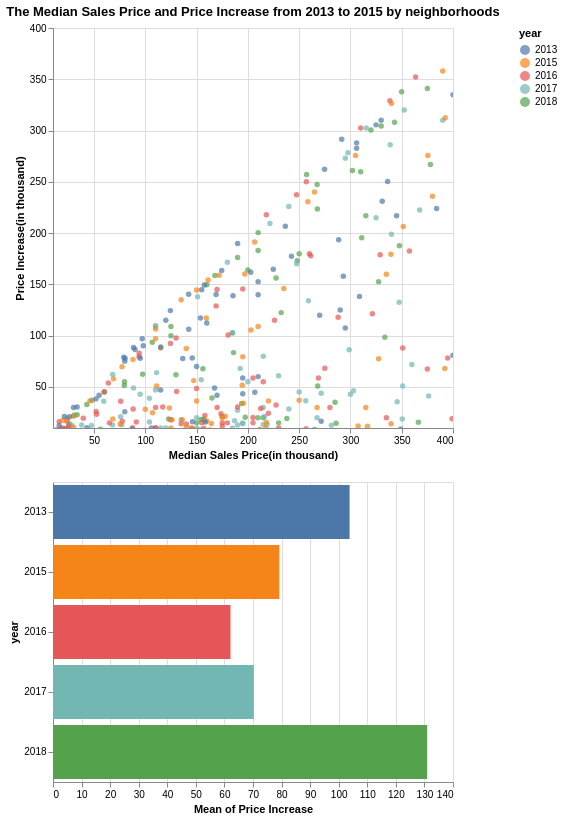

Vega-Lite specification for this chart:
### Vega-Lite specification from a JSON file in a GitHub repository (floating-point values rounded to 4 significant figures; data arrays with more than 128 entries replaced by an {"elided": "..."} marker saying what was removed)
{"config": {"view": {"width": 400, "height": 300}, "mark": {"tooltip": null}}, "vconcat": [{"mark": {"type": "circle", "clip": true}, "encoding": {"color": {"condition": {"type": "nominal", "field": "year", "selection": "selector002"}, "value": "lightgray"}, "tooltip": [{"type": "nominal", "field": "MAPNAME"}, {"type": "quantitative", "field": "sale_price_K"}, {"type": "nominal", "field": "year"}, {"type": "quantitative", "field": "Price Increase"}], "x": {"type": "quantitative", "axis": {"title": "Median Sales Price(in thousand)"}, "field": "sale_price_K", "scale": {"domain": [10, 400]}}, "y": {"type": "quantitative", "axis": {"title": "Price Increase(in thousand)"}, "field": "Price Increase", "scale": {"domain": [10, 400]}}}, "height": 400, "selection": {"selector002": {"type": "interval"}}, "title": "The Median Sales Price and Price Increase from 2013 to 2015 by neighborhoods", "width": 400}, {"mark": "bar", "encoding": {"color": {"type": "nominal", "field": "year"}, "x": {"type": "quantitative", "aggregate": "mean", "field": "Price Increase"}, "y": {"type": "nominal", "field": "year"}}, "transform": [{"filter": {"selection": "selector002"}}], "width": 400}], "data": {"name": "data-e1fd134f4eb174e52b67c0b02fabe6f0"}, "$schema": "https://vega.github.io/schema/vega-lite/v3.4.0.json", "datasets": {"data-e1fd134f4eb174e52b67c0b02fabe6f0": {"elided": "456 records"}}}
